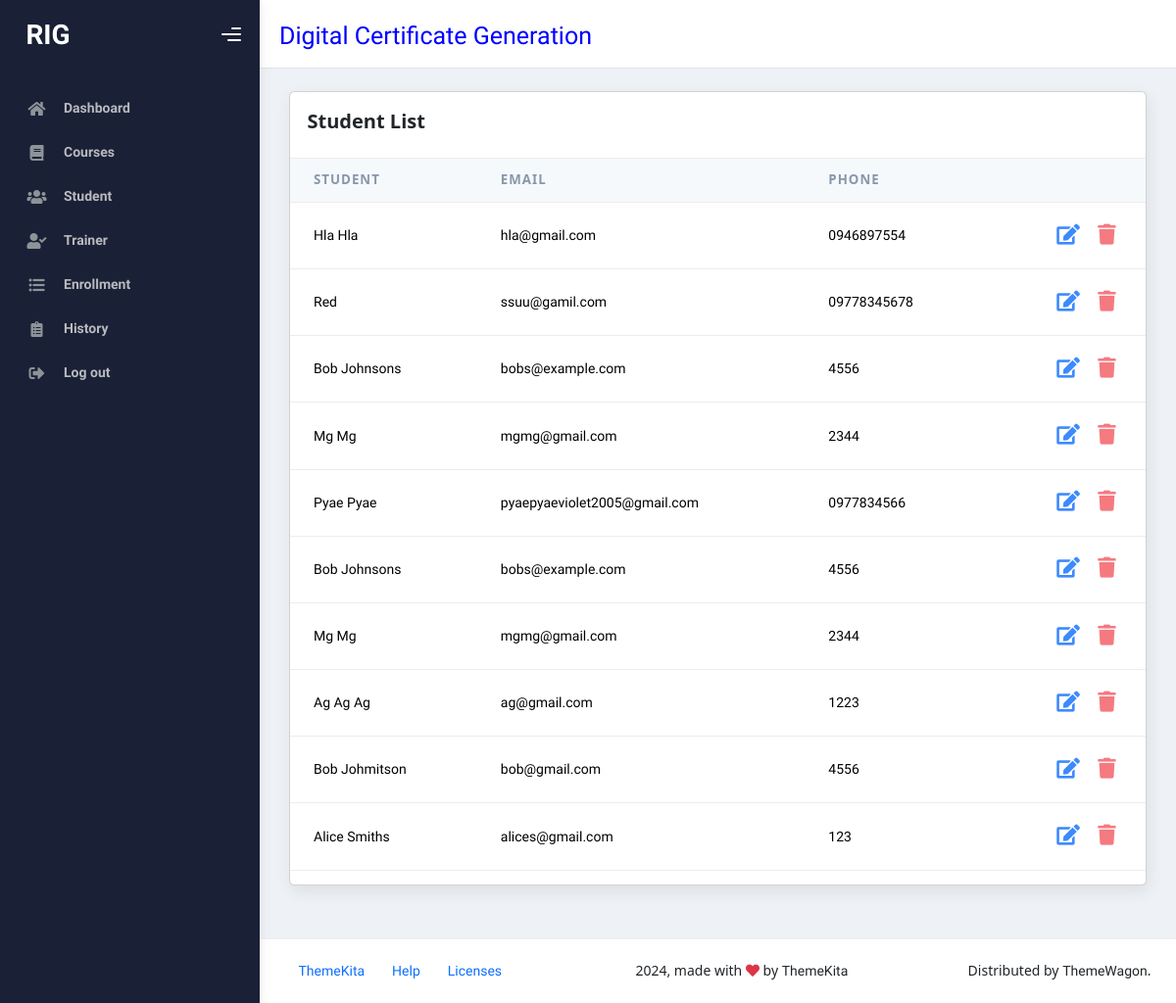
/studentlist/, run on an earlier commit of the app's database.
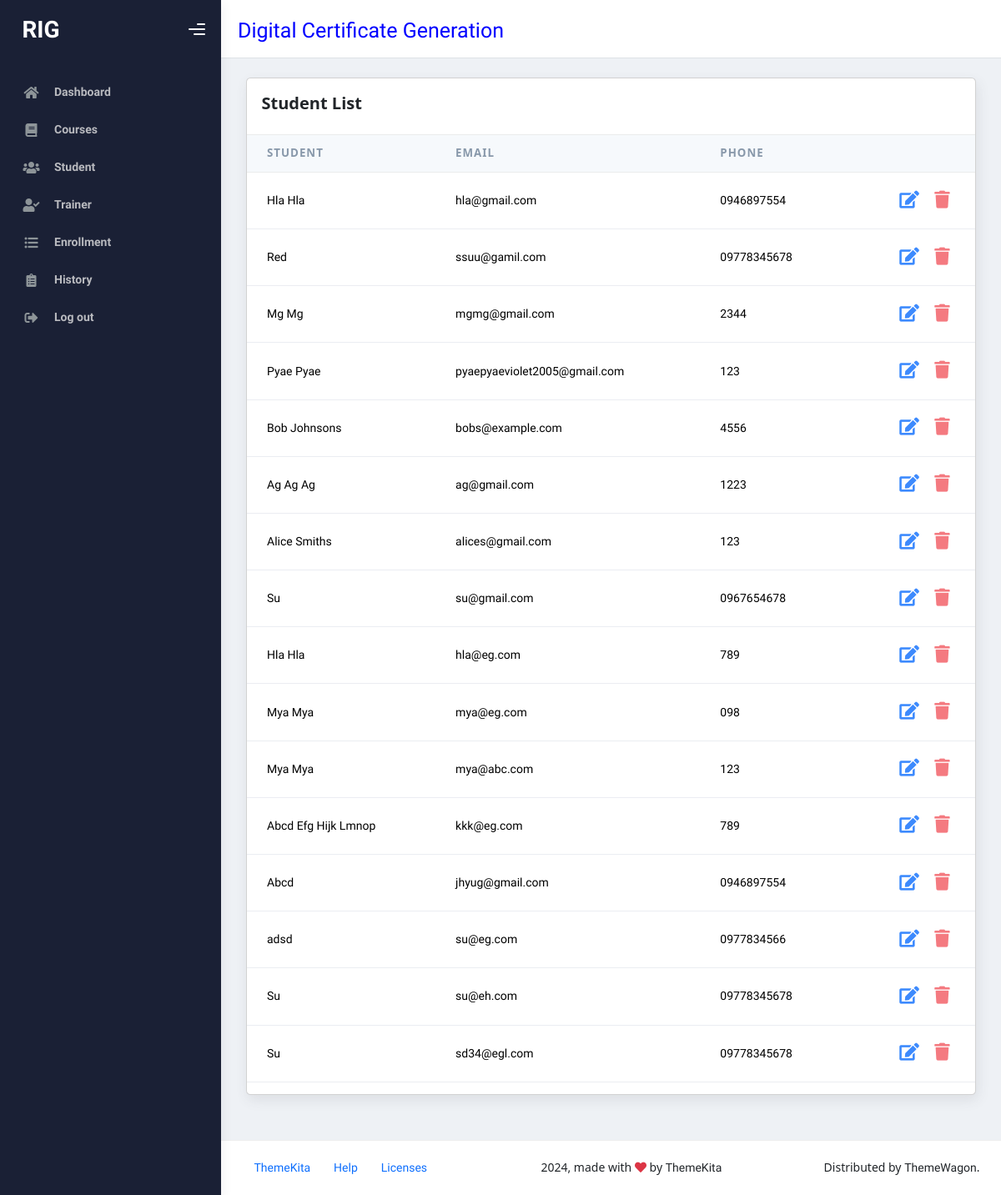
And on a later commit of the database.
### myapp/models.py (models this page shows, shortened)
class Student(models.Model):
    student_name=models.CharField(max_length=100)
    email=models.EmailField()
    phone=models.CharField(blank=True,null=True)

### myapp/views.py (the view)
# urls.py: path('studentlist/', studentlist,name='studentlist'),
def studentlist(request):
    student=Student.objects.all()
    context={'student':student}
    return render(request,'studentlist.html',context)

### templates/studentlist.html
{% extends 'starter-template.html' %}
{% block content %}
<div class="card card-round">
  <div class="card-header">
    <div class="card-head-row card-tools-still-right">
      <div class="card-title">Student List</div>
      </div>
    </div>
  <div class="card-body p-0">
<div class="table-responsive">
    <table id="example" class="table table-hover">
      <thead class="thead-light">
        <tr>
          <th >Student</th>
          <th >Email</th>
          <th >Phone</th>
          <th ></th>
        </tr>
      </thead>
      <tbody>
        {% for i in student %}
        <tr>
          <td >{{i.student_name}}</td>
          <td >{{i.email}}</td>
          <td >{{i.phone}}</td>
          <td class="text-end">
            <a href="{% url 'updatestudent' i.id %}"><button type="submit" class="btn btn-icon btn-link op-8 me-1">
              <i class="fas fa-edit fs-4"></i>
            </button></a>
            <a href="{% url 'deletestudent' i.id %}"><button type="submit" class="btn btn-icon btn-link btn-danger op-8">
              <i class="fas fa-trash fs-4"></i>
            </button></a>
          </td>
        </tr>
        {% endfor %}
      </tbody>
    </table>
  </div>
  </div>
  </div>
{% endblock content %}

### templates/starter-template.html (shortened to what this page needs)
{% load static %}
<!DOCTYPE html>
<html lang="en">
  <head>
    <link rel="stylesheet" href="{% static 'assets/css/bootstrap.min.css' %}" />
    <link rel="stylesheet" href="{% static 'assets/css/plugins.min.css' %}" />
    <link rel="stylesheet" href="{% static 'assets/css/kaiadmin.min.css' %}" />
    <link rel="stylesheet" href="https://cdnjs.cloudflare.com/ajax/libs/twitter-bootstrap/5.3.3/css/bootstrap.min.css">
    <link rel="stylesheet" href="https://cdn.datatables.net/2.3.1/css/dataTables.bootstrap5.css">
    <link rel="stylesheet" href="{% static 'mystyle.css' %}">
    <script src="https://cdn.tailwindcss.com"></script>
  </head>
  <body>
    <div class="wrapper">
      <div class="sidebar" data-background-color="dark">
        <div class="sidebar-logo">
          <div class="logo-header" data-background-color="dark">
         <p class="logoname">RIG</p>
            <div class="nav-toggle">
              <button class="btn btn-toggle toggle-sidebar">
                <i class="gg-menu-right"></i>
              </button>
            </div>
          </div>
        </div>
        <div class="sidebar-wrapper scrollbar scrollbar-inner">
          <div class="sidebar-content">
            <ul class="nav nav-secondary">
              <li class="nav-item">
                <a href="{% url 'indexview' %}">
                  <i class="fas fa-home"></i>
                  <p>Dashboard</p>
                </a>
                </li>
              <li class="nav-item">
                <a href="{% url 'courselist' %}">
                  <i class="fas fa-book"></i>
                  <p>Courses</p>
                </a>
                </li>
                <li class="nav-item">
                  <a href="{% url 'studentlist' %}">
                    <i class="fas fa-users"></i>
                    <p>Student</p>
                  </a>
                  </li>
                  <li class="nav-item">
                    <a href="{% url 'trainerlist' %}">
                      <i class="fas fa-user-check"></i>
                      <p>Trainer</p>
                    </a>
                    </li>
                <li class="nav-item">
                  <a href="{% url 'enrollview' %}">
                    <i class="fas fa-list-ul"></i>
                    <p>Enrollment</p>
                  </a>
                  </li>
                  <li class="nav-item">
                    <a href="{% url 'history' %}">
                      <i class="fas fa-clipboard-list"></i>
                      <p>History</p>
                    </a>
                    </li>
                <li class="nav-item">
                  <a href="{% url 'logout' %}" onclick="return confirm('Do you want to logout?')">
                    <i class="fas fa-sign-out-alt"></i>
                    <p>Log out</p>
                  </a>
                  </li>
            </ul>
          </div>
        </div>
      </div>
      <div class="main-panel">
        <div class="main-header">
          <nav
            class="navbar navbar-header navbar-header-transparent navbar-expand-lg border-bottom"
          >
          <p class="title">Digital Certificate Generation</p>
          </nav>
        </div>
        <div class="container"  style="background-color: rgb(238, 241, 245);">
          <div class="page-inner">
              {% block content %}{% endblock content %}
          </div>
        </div>
        <footer class="footer">
          <div class="container-fluid d-flex justify-content-between">
            <nav class="pull-left">
              <ul class="nav">
                <li class="nav-item">
                  <a class="nav-link" href="http://www.themekita.com">
                    ThemeKita
                  </a>
                </li>
                <li class="nav-item">
                  <a class="nav-link" href="#"> Help </a>
                </li>
                <li class="nav-item">
                  <a class="nav-link" href="#"> Licenses </a>
                </li>
              </ul>
            </nav>
            <div class="copyright">
              2024, made with <i class="fa fa-heart heart text-danger"></i> by
              <a href="http://www.themekita.com">ThemeKita</a>
            </div>
            <div>
              Distributed by
              <a target="_blank" href="https://themewagon.com/">ThemeWagon</a>.
            </div>
          </div>
        </footer>
      </div>
    </div>
  </body>
</html>

### static/mystyle.css (style rules this page uses)
body { background-color: white; }
.logoname { position:absolute; left:10%; top:16%; font-size:28px; color:white; font-weight: bold; }
.title { color: blue; font-size: 25px; margin-left: 20px; margin-top:5px; }

What changed in the data, as far as the page shows it:
removed Student: student_name "Bob Johnsons", email "bobs@example.com", phone "4556"
removed Student: student_name "Mg Mg", email "mgmg@gmail.com", phone "2344"
removed Student: student_name "Bob Johmitson", email "bob@gmail.com", phone "4556"
changed Student "Pyae Pyae": phone "0977834566" → "123"
added Student: student_name "Su", email "su@gmail.com", phone "0967654678"
added Student: student_name "Hla Hla", email "hla@eg.com", phone "789"
added Student: student_name "Mya Mya", email "mya@eg.com", phone "098"
added Student: student_name "Mya Mya", email "mya@abc.com", phone "123"
added Student: student_name "Abcd Efg Hijk Lmnop", email "kkk@eg.com", phone "789"
added Student: student_name "Abcd", email "jhyug@gmail.com", phone "0946897554"
added Student: student_name "adsd", email "su@eg.com", phone "0977834566"
added Student: student_name "Su", email "su@eh.com", phone "09778345678"
added Student: student_name "Su", email "sd34@egl.com", phone "09778345678"
